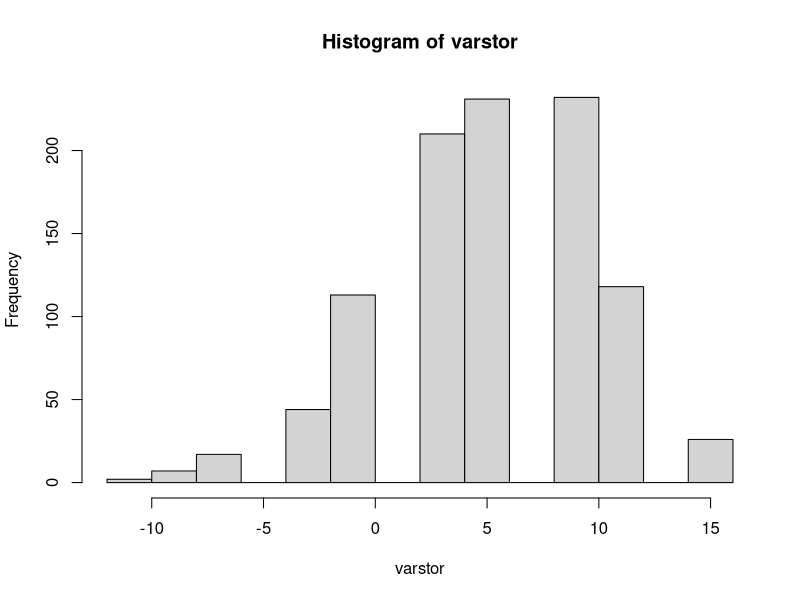

Write the R code that produced this figure.
## ---- chunk 1
knitr::opts_chunk$set(echo = TRUE)
## ---- chunk 2
require(tidyverse)

## ---- chunk 3
days=1:365
count=15
repeatn=1000
varstor=numeric()
for (j in 1:repeatn){
brownlow = 0
for (i in 1:count) {
  sam=sample(days,size=34,replace = T)
  y=duplicated(sam)
  if (sum(y)>0) brownlow=brownlow+1
  else brownlow = brownlow - 2
}
varstor[j]=brownlow
}
hist(varstor)
var(varstor)
print(paste("average return = ",mean(varstor)))

## ---- chunk 4
vsorted = sort(varstor)
print(vsorted[25])
print(vsorted[975])
